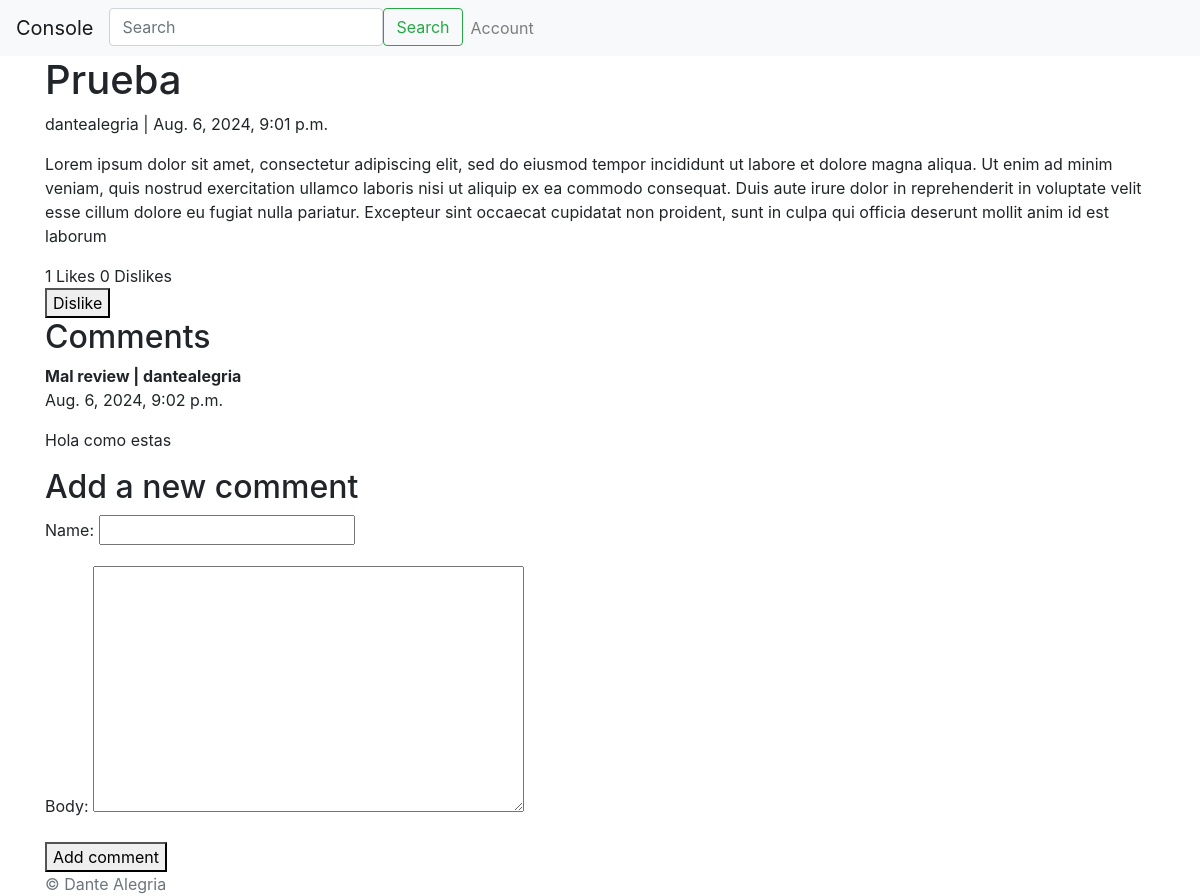
The app's page /main/home/post/7/ (signed in) with its own data.
### Main/models.py (models this page shows, shortened)
class Post(models.Model):
    title = models.CharField(max_length=200)
    content = models.TextField()
    author = models.ForeignKey(User, on_delete=models.CASCADE)
    published_at = models.DateTimeField(default=timezone.now)
    def total_likes(self):
        return self.likes.count()
    def total_dislikes(self):
        return self.dislikes.count()

class Comment(models.Model):
    post = models.ForeignKey(Post, related_name='comments', on_delete=models.CASCADE)
    name = models.CharField(max_length=80)
    author = models.ForeignKey(User, on_delete=models.CASCADE)
    body = models.TextField()
    created_at = models.DateTimeField(default=timezone.now)
    active = models.BooleanField(default=True)

### Main/views.py (the view)
# urls.py: urls.path('home/post/<int:post_id>/', views.post_detail, name='post_detail'),
def post_detail(request, post_id):
    post = get_object_or_404(Post, id=post_id)
    comments = post.comments.filter(active=True)
    new_comment = None
    if request.method == 'POST':
        comment_form = CommentForm(data=request.POST)
        if comment_form.is_valid():
            new_comment = comment_form.save(commit=False)
            new_comment.post = post
            new_comment.author = request.user
            new_comment.save()
    else:
        comment_form = CommentForm()
    return render(request, 'post_detail.html', {
        'post': post,
        'comments': comments,
        'new_comment': new_comment,
        'comment_form': comment_form,
        'is_liked': post.likes.filter(user=request.user).exists(),
        'is_disliked': post.dislikes.filter(user=request.user).exists(),
    })

### Main/forms.py
class CommentForm(forms.ModelForm):
    class Meta:
        model = Comment
        fields = ('name', 'body')

### Main/templates/post_detail.html (shortened to what this page needs)
{% extends 'base_Main.html' %}
{% block content %}
  <h1>{{ post.title }}</h1>
  <p>{{ post.author }} | {{ post.published_at }}</p>
  <p>{{ post.content }}</p>
  <div>
    <span>{{ post.total_likes }} Likes</span>
    <span>{{ post.total_dislikes }} Dislikes</span>
</div>
<div>
    {% if is_disliked %}
    <!--
        <form action="{% url 'like_post' post.id %}" method="POST">
            {% csrf_token %}
            <button type="submit">Like</button>
        </form>
      -->
    {% else %}
        <form action="{% url 'dislike_post' post.id %}" method="POST">
            <button type="submit">Dislike</button>
        </form>
    {% endif %}
</div>
  <h2>Comments</h2>
  {% for comment in comments %}
      <div>
          <strong>{{ comment.name }} | {{ comment.author }}</strong>
          <p>{{ comment.created_at }}</p>
          <p>{{ comment.body }}</p>
      </div>
  {% endfor %}
  <h2>Add a new comment</h2>
  {% if new_comment %}
      <p>Your comment has been added.</p>
  {% else %}
      <form method="post">
          {{ comment_form.as_p }}
          <button type="submit">Add comment</button>
      </form>
  {% endif %}
{% endblock %}

### records on screen
Post: title "Prueba", author "dantealegria", published_at "Aug. 6, 2024, 9:01 p.m.", content "Lorem ipsum dolor sit amet, consectetur adipiscing elit, sed do eiusmod tempor incididunt ut labore et dolore magna aliqua. Ut enim ad minim veniam, quis nostrud exercitation ullamco laboris nisi ut aliquip ex ea commodo consequat. Duis aute irure dolor in reprehenderit in voluptate velit esse cillum dolore eu fugiat nulla pariatur. Excepteur sint occaecat cupidatat non proident, sunt in culpa qui officia deserunt mollit anim id est laborum", total_likes "1", total_dislikes "0"
Comment: name "Mal review", author "dantealegria", created_at "Aug. 6, 2024, 9:02 p.m.", body "Hola como estas"
